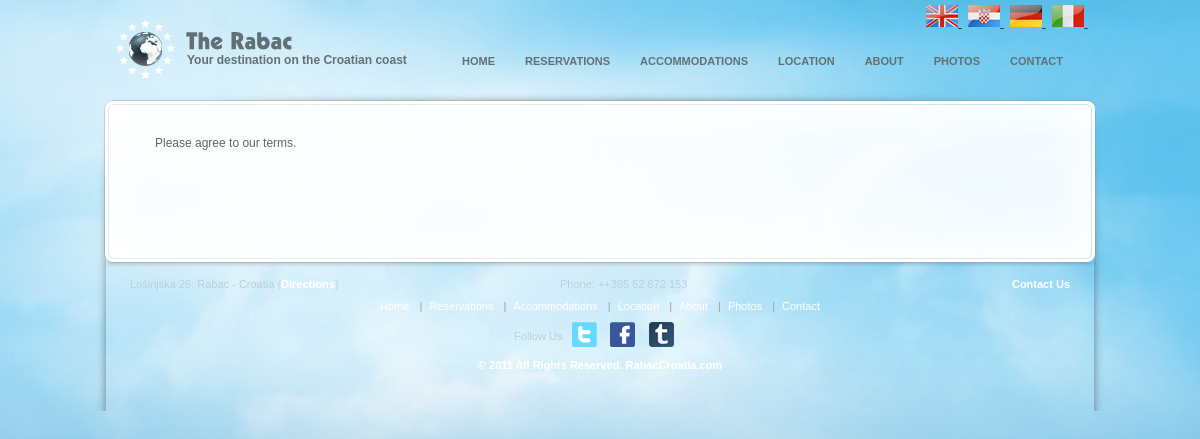
Page /LiculApartments/terms.php on the committed database.
### tables this page shows
CREATE TABLE `bsi_language` (
  `id` int(11) NOT NULL auto_increment,
  `language_name` varchar(255) NOT NULL,
  `language_code` varchar(4) NOT NULL,
  `language_file_name` varchar(255) NOT NULL,
  `is_active` tinyint(1) NOT NULL,
  `is_default` tinyint(1) NOT NULL,
  `display_order` int(11) NOT NULL,
  PRIMARY KEY  (`id`),
  UNIQUE KEY `UNQ_lang_cd` (`language_code`)
);

CREATE TABLE `bsi_site_contents` (
  `id` int(10) unsigned NOT NULL auto_increment,
  `title_en` varchar(200) default '',
  `title_hr` varchar(255) default NULL,
  `title_de` varchar(255) default NULL,
  `title_it` varchar(255) default NULL,
  `status` enum('Y','N') NOT NULL default 'Y',
  `file` text,
  `url` varchar(100) default '',
  `parent_id` int(10) NOT NULL default '0',
  `ord` int(11) NOT NULL default '0',
  `contents_en` mediumtext,
  `contents_hr` mediumtext,
  `contents_de` mediumtext,
  `contents_it` mediumtext,
  `page_title` varchar(255) default NULL,
  `page_keywords` text,
  `page_desc` text,
  `header_type` enum('1','0') default NULL,
  `footer_type` enum('1','0') default NULL,
  `template_type` tinyint(2) NOT NULL default '0',
  PRIMARY KEY  (`id`),
  UNIQUE KEY `cont_title` (`title_en`,`parent_id`)
);

CREATE TABLE `bsi_contents` (
  `id` int(10) unsigned NOT NULL auto_increment,
  `cont_title` varchar(200) NOT NULL default '',
  `contents_en` longtext,
  `contents_hr` longtext,
  `contents_de` longtext,
  `contents_it` longtext,
  `status` enum('Y','N') NOT NULL default 'Y',
  PRIMARY KEY  (`id`),
  UNIQUE KEY `cont_title` (`cont_title`)
);

### LiculApartments/terms.php (the view, shortened to what the rows shown need)
<?php
include_once ("includes/SystemConfiguration.class.php");
include("includes/language.php");
?>
<!DOCTYPE html PUBLIC "-//W3C//DTD XHTML 1.0 Strict//EN" "http://www.w3.org/TR/xhtml1/DTD/xhtml1-strict.dtd">
<html xmlns="http://www.w3.org/1999/xhtml">
<head>
    <link rel="stylesheet" href="./css/reset.css" type="text/css" />
    <link rel="stylesheet" href="./css/jquery.fancybox.css" type="text/css" />
    <link rel="stylesheet" href="./css/nivo-slider.css" type="text/css" />
    <link rel="stylesheet" href="./css/screen.css" type="text/css" />
    <link rel="stylesheet" href="./css/submenu.css" type="text/css" />
</head>
<body class="light">
    <div class="back">
        <div class="base">
            <?php include("header.php") ?>
            <div class="page">
                <div class="page_inside clear">
                    <div class="subpage clear">
                        <div id="main" class="clear fullwidth_pad">
                            <?php
                                    		$content = Content::fetchFromDbForName("Terms and Conditions");
                                    		if ($content != null)
                                    		{
                                    			echo $content->contents->getText($language_selected);
                                    		}
                                    	?>
	                    </div>
	                </div>
	            </div>
            </div>
           	<?php include("footer.php") ?>
        </div>
    </div>
</body>
</html>

### LiculApartments/header.php (shortened to what the rows shown need)
<?php
function outputMenuItemRecurse($parentId, $pad, $language_selected)
{
	$pages = PageContents::fetchFromDbActiveForParent($parentId);
	if (sizeof($pages) > 0)
	{
		echo $pad . "<ul>\n";
		foreach ($pages as $page)
		{
			echo $pad . '    <li><a href="' . $page->getUrl() . '">' . $page->title->getText($language_selected) . '</a>' . "\n";
			outputMenuItemRecurse($page->id, $pad . "	", $language_selected);
			echo $pad . "</li>\n";
		}
		echo $pad . "</ul>\n";
	}
}
?>
			<div id="header">
                <div style="float: right; padding-right: 5px; padding-top: 5px;">
				<?php
					$langauges = Language::fetchAllFromDbActive();
					foreach ($langauges as $language)
					{
				?>
						<a href="index.php?lang=<?= $language->languageCode ?>"
						   title="<?=$language->languageName?>">
						   <img src="images/<?=$language->languageCode?>.png"
						   		title="<?=$language->languageName?>" alt="<?=$language->languageName?>" />
						</a>&nbsp;
				<?php
					}
				?>
				</div>
				<div id="main_menu">
					<?php
						outputMenuItemRecurse(0, "                ", $language_selected)
					?>
				</div>
            </div>

### LiculApartments/footer.php (shortened to what the rows shown need)
<?php
global $language_selected;
?>
			<div id="footer" class="clear">
                <div class="links" style="padding-top: 10px;">
                    <table width="100%">
                        <tr>
                            <td style="text-align: center;">
                            <?php
	                            $pages = PageContents::fetchFromDbActiveForParent(0);
								$separator="";
								foreach ($pages as $page)
								{
									echo $separator;
									echo '<a href="' . $page->getUrl() . '">' . $page->title->getText($language_selected) . '</a>' . "\n";
									$separator = '<span class="sep">|</span>';
								}
                            ?>
                            </td>
                        </tr>
                    </table>
                </div>
            </div>

### rows in the picture
bsi_language: shows a picture, language_code "HOME", language_code.title_en "RESERVATIONS", language_code.title_en "ACCOMMODATIONS", language_code.title_en "LOCATION", language_code.title_en "ABOUT", language_code.title_en "PHOTOS", language_code.title_en "CONTACT", language_code.contents_en "Please agree to our terms.", language_code.title_en "Home", language_code.title_en "Reservations", language_code.title_en "Accommodations", language_code.title_en "Location", language_code.title_en "About", language_code.title_en "Photos", language_code.title_en "Contact"
bsi_language: shows a picture
bsi_language: shows a picture
bsi_language: shows a picture

### other values in the picture
HEADER_SLOGAN "Your destination on the Croatian coast"
$systemConfiguration->getHotelDetails()->getHotelAddress() "Lošinjska 26"
$systemConfiguration->getHotelDetails()->getHotelCity() "Rabac"
$systemConfiguration->getHotelDetails()->getHotelCountry() "Croatia"
FOOTER_DIRECTIONS "Directions"
FOOTER_PHONE "Phone"
$systemConfiguration->getHotelDetails()->getHotelPhone() "++385 52 872 153"
FOOTER_CONTACT_US "Contact Us"
FOOTER_FOLLOW_US "Follow Us"
FOOTER_ALL_RIGHTS_RESERVED "All Rights Reserved"
